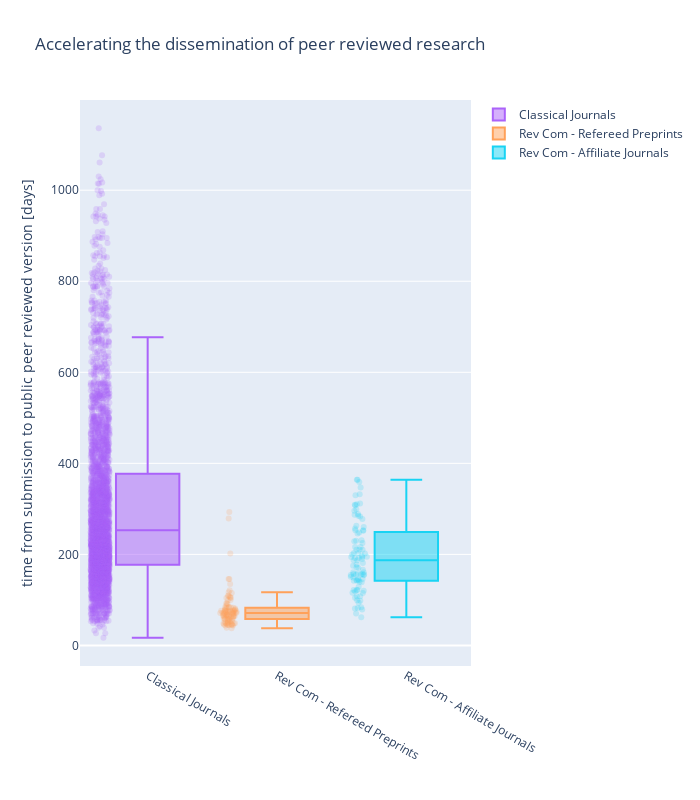

Notebook source saved alongside this figure:
### Markdown cell above
Plot the distributions of time to public peer reviewed research for journals, including papers accepted in EMBO Press journals and rejected papers published elsewhere, for Review Commons refereed preprints and for papers peer reviewed by Review Commons and published in a journals of the consortium.

### Code cell
fig = px.box(
    t2p,
    y="time_to_publish",
    x="type",
    points="all",
    color="type",
    color_discrete_map={
        "Classical Journal": "darkslateblue",
        # "journals-accepted": "darkgreen",
        "Rev Com - Refereed Preprints": "crimson",
        "Rev Com - Affiliate Journal": "dodgerblue"
    },
    labels = {
        "time_to_publish": 'time from submission to public peer reviewed version [days]',
        "type": "",
    
    },
    title="Accelerating the dissemination of peer reviewed research",
    height=800, width=700
)
fig.update_traces(
    marker={
        "opacity": 0.2
    }
)
fig.show()
fig.write_image("./img/time_to_reviewed_res.png")

### Figure 1 — Plotly figure (JSON) as saved in the notebook; plotly's stock layout.template omitted (floating-point values rounded to 4 significant figures; data arrays with more than 128 entries replaced by an {"elided": "..."} marker saying what was removed)
{"data": [{"alignmentgroup": "True", "boxpoints": "all", "hovertemplate": "=%{x}<br>time from submission to public peer reviewed version [days]=%{y}<extra></extra>", "legendgroup": "Classical Journals", "marker": {"color": "#ab63fa", "opacity": 0.2}, "name": "Classical Journals", "notched": false, "offsetgroup": "Classical Journals", "orientation": "v", "showlegend": true, "type": "box", "x": {"elided": "3270 str values"}, "x0": " ", "xaxis": "x", "y": {"elided": "3270 int values"}, "y0": " ", "yaxis": "y"}, {"alignmentgroup": "True", "boxpoints": "all", "hovertemplate": "=%{x}<br>time from submission to public peer reviewed version [days]=%{y}<extra></extra>", "legendgroup": "Rev Com - Refereed Preprints", "marker": {"color": "#FFA15A", "opacity": 0.2}, "name": "Rev Com - Refereed Preprints", "notched": false, "offsetgroup": "Rev Com - Refereed Preprints", "orientation": "v", "showlegend": true, "type": "box", "x": ["Rev Com - Refereed Preprints", "Rev Com - Refereed Preprints", "Rev Com - Refereed Preprints", "Rev Com - Refereed Preprints", "Rev Com - Refereed Preprints", "Rev Com - Refereed Preprints", "Rev Com - Refereed Preprints", "Rev Com - Refereed Preprints", "Rev Com - Refereed Preprints", "Rev Com - Refereed Preprints", "Rev Com - Refereed Preprints", "Rev Com - Refereed Preprints", "Rev Com - Refereed Preprints", "Rev Com - Refereed Preprints", "Rev Com - Refereed Preprints", "Rev Com - Refereed Preprints", "Rev Com - Refereed Preprints", "Rev Com - Refereed Preprints", "Rev Com - Refereed Preprints", "Rev Com - Refereed Preprints", "Rev Com - Refereed Preprints", "Rev Com - Refereed Preprints", "Rev Com - Refereed Preprints", "Rev Com - Refereed Preprints", "Rev Com - Refereed Preprints", "Rev Com - Refereed Preprints", "Rev Com - Refereed Preprints", "Rev Com - Refereed Preprints", "Rev Com - Refereed Preprints", "Rev Com - Refereed Preprints", "Rev Com - Refereed Preprints", "Rev Com - Refereed Preprints", "Rev Com - Refereed Preprints", "Rev Com - Refereed Preprints", "Rev Com - Refereed Preprints", "Rev Com - Refereed Preprints", "Rev Com - Refereed Preprints", "Rev Com - Refereed Preprints", "Rev Com - Refereed Preprints", "Rev Com - Refereed Preprints", "Rev Com - Refereed Preprints", "Rev Com - Refereed Preprints", "Rev Com - Refereed Preprints", "Rev Com - Refereed Preprints", "Rev Com - Refereed Preprints", "Rev Com - Refereed Preprints", "Rev Com - Refereed Preprints", "Rev Com - Refereed Preprints", "Rev Com - Refereed Preprints", "Rev Com - Refereed Preprints", "Rev Com - Refereed Preprints", "Rev Com - Refereed Preprints", "Rev Com - Refereed Preprints", "Rev Com - Refereed Preprints", "Rev Com - Refereed Preprints", "Rev Com - Refereed Preprints", "Rev Com - Refereed Preprints", "Rev Com - Refereed Preprints", "Rev Com - Refereed Preprints", "Rev Com - Refereed Preprints", "Rev Com - Refereed Preprints", "Rev Com - Refereed Preprints", "Rev Com - Refereed Preprints", "Rev Com - Refereed Preprints", "Rev Com - Refereed Preprints", "Rev Com - Refereed Preprints", "Rev Com - Refereed Preprints", "Rev Com - Refereed Preprints", "Rev Com - Refereed Preprints", "Rev Com - Refereed Preprints", "Rev Com - Refereed Preprints", "Rev Com - Refereed Preprints", "Rev Com - Refereed Preprints", "Rev Com - Refereed Preprints", "Rev Com - Refereed Preprints", "Rev Com - Refereed Preprints", "Rev Com - Refereed Preprints", "Rev Com - Refereed Preprints", "Rev Com - Refereed Preprints", "Rev Com - Refereed Preprints", "Rev Com - Refereed Preprints", "Rev Com - Refereed Preprints", "Rev Com - Refereed Preprints", "Rev Com - Refereed Preprints", "Rev Com - Refereed Preprints", "Rev Com - Refereed Preprints", "Rev Com - Refereed Preprints", "Rev Com - Refereed Preprints", "Rev Com - Refereed Preprints", "Rev Com - Refereed Preprints", "Rev Com - Refereed Preprints", "Rev Com - Refereed Preprints", "Rev Com - Refereed Preprints", "Rev Com - Refereed Preprints", "Rev Com - Refereed Preprints", "Rev Com - Refereed Preprints", "Rev Com - Refereed Preprints", "Rev Com - Refereed Preprints", "Rev Com - Refereed Preprints", "Rev Com - Refereed Preprints", "Rev Com - Refereed Preprints", "Rev Com - Refereed Preprints"], "x0": " ", "xaxis": "x", "y": [49, 82, 100, 46, 115, 69, 99, 72, 75, 39, 72, 77, 44, 279, 56, 75, 78, 92, 293, 63, 75, 49, 72, 84, 76, 70, 105, 135, 64, 50, 45, 146, 44, 58, 68, 79, 77, 58, 45, 58, 66, 47, 67, 58, 117, 202, 65, 78, 63, 70, 107, 81, 53, 69, 59, 63, 75, 67, 87, 105, 104, 51, 91, 65, 46, 83, 92, 45, 71, 64, 109, 38, 72, 84, 49, 52, 70, 84, 146, 72, 75, 64, 48, 52, 55, 58, 74, 64, 48, 59, 121, 109, 71, 76, 77, 71, 84, 75, 64, 80, 46, 59], "y0": " ", "yaxis": "y"}, {"alignmentgroup": "True", "boxpoints": "all", "hovertemplate": "=%{x}<br>time from submission to public peer reviewed version [days]=%{y}<extra></extra>", "legendgroup": "Rev Com - Affiliate Journals", "marker": {"color": "#19d3f3", "opacity": 0.2}, "name": "Rev Com - Affiliate Journals", "notched": false, "offsetgroup": "Rev Com - Affiliate Journals", "orientation": "v", "showlegend": true, "type": "box", "x": ["Rev Com - Affiliate Journals", "Rev Com - Affiliate Journals", "Rev Com - Affiliate Journals", "Rev Com - Affiliate Journals", "Rev Com - Affiliate Journals", "Rev Com - Affiliate Journals", "Rev Com - Affiliate Journals", "Rev Com - Affiliate Journals", "Rev Com - Affiliate Journals", "Rev Com - Affiliate Journals", "Rev Com - Affiliate Journals", "Rev Com - Affiliate Journals", "Rev Com - Affiliate Journals", "Rev Com - Affiliate Journals", "Rev Com - Affiliate Journals", "Rev Com - Affiliate Journals", "Rev Com - Affiliate Journals", "Rev Com - Affiliate Journals", "Rev Com - Affiliate Journals", "Rev Com - Affiliate Journals", "Rev Com - Affiliate Journals", "Rev Com - Affiliate Journals", "Rev Com - Affiliate Journals", "Rev Com - Affiliate Journals", "Rev Com - Affiliate Journals", "Rev Com - Affiliate Journals", "Rev Com - Affiliate Journals", "Rev Com - Affiliate Journals", "Rev Com - Affiliate Journals", "Rev Com - Affiliate Journals", "Rev Com - Affiliate Journals", "Rev Com - Affiliate Journals", "Rev Com - Affiliate Journals", "Rev Com - Affiliate Journals", "Rev Com - Affiliate Journals", "Rev Com - Affiliate Journals", "Rev Com - Affiliate Journals", "Rev Com - Affiliate Journals", "Rev Com - Affiliate Journals", "Rev Com - Affiliate Journals", "Rev Com - Affiliate Journals", "Rev Com - Affiliate Journals", "Rev Com - Affiliate Journals", "Rev Com - Affiliate Journals", "Rev Com - Affiliate Journals", "Rev Com - Affiliate Journals", "Rev Com - Affiliate Journals", "Rev Com - Affiliate Journals", "Rev Com - Affiliate Journals", "Rev Com - Affiliate Journals", "Rev Com - Affiliate Journals", "Rev Com - Affiliate Journals", "Rev Com - Affiliate Journals", "Rev Com - Affiliate Journals", "Rev Com - Affiliate Journals", "Rev Com - Affiliate Journals", "Rev Com - Affiliate Journals", "Rev Com - Affiliate Journals", "Rev Com - Affiliate Journals", "Rev Com - Affiliate Journals", "Rev Com - Affiliate Journals", "Rev Com - Affiliate Journals", "Rev Com - Affiliate Journals", "Rev Com - Affiliate Journals", "Rev Com - Affiliate Journals", "Rev Com - Affiliate Journals", "Rev Com - Affiliate Journals", "Rev Com - Affiliate Journals", "Rev Com - Affiliate Journals", "Rev Com - Affiliate Journals", "Rev Com - Affiliate Journals", "Rev Com - Affiliate Journals", "Rev Com - Affiliate Journals", "Rev Com - Affiliate Journals", "Rev Com - Affiliate Journals", "Rev Com - Affiliate Journals", "Rev Com - Affiliate Journals", "Rev Com - Affiliate Journals", "Rev Com - Affiliate Journals", "Rev Com - Affiliate Journals", "Rev Com - Affiliate Journals", "Rev Com - Affiliate Journals", "Rev Com - Affiliate Journals", "Rev Com - Affiliate Journals", "Rev Com - Affiliate Journals", "Rev Com - Affiliate Journals", "Rev Com - Affiliate Journals", "Rev Com - Affiliate Journals", "Rev Com - Affiliate Journals", "Rev Com - Affiliate Journals", "Rev Com - Affiliate Journals", "Rev Com - Affiliate Journals", "Rev Com - Affiliate Journals"], "x0": " ", "xaxis": "x", "y": [229, 257, 82, 309, 81, 347, 364, 296, 181, 143, 139, 230, 203, 144, 252, 200, 146, 178, 287, 140, 129, 299, 203, 119, 253, 312, 192, 156, 158, 253, 105, 99, 161, 210, 187, 122, 156, 166, 187, 263, 202, 161, 278, 359, 310, 146, 231, 108, 364, 151, 108, 225, 289, 155, 172, 84, 98, 330, 192, 308, 190, 248, 332, 260, 283, 79, 216, 156, 285, 70, 195, 246, 62, 149, 170, 122, 94, 115, 122, 210, 197, 194, 120, 142, 216, 175, 210, 194, 142, 154, 157, 157, 116], "y0": " ", "yaxis": "y"}], "layout": {"boxmode": "overlay", "height": 800, "legend": {"title": {"text": ""}, "tracegroupgap": 0}, "title": {"text": "Accelerating the dissemination of peer reviewed research"}, "width": 700, "xaxis": {"anchor": "y", "categoryarray": ["Classical Journals", "Rev Com - Refereed Preprints", "Rev Com - Affiliate Journals"], "categoryorder": "array", "domain": [0, 1], "title": {"text": ""}}, "yaxis": {"anchor": "x", "domain": [0, 1], "title": {"text": "time from submission to public peer reviewed version [days]"}}}}
